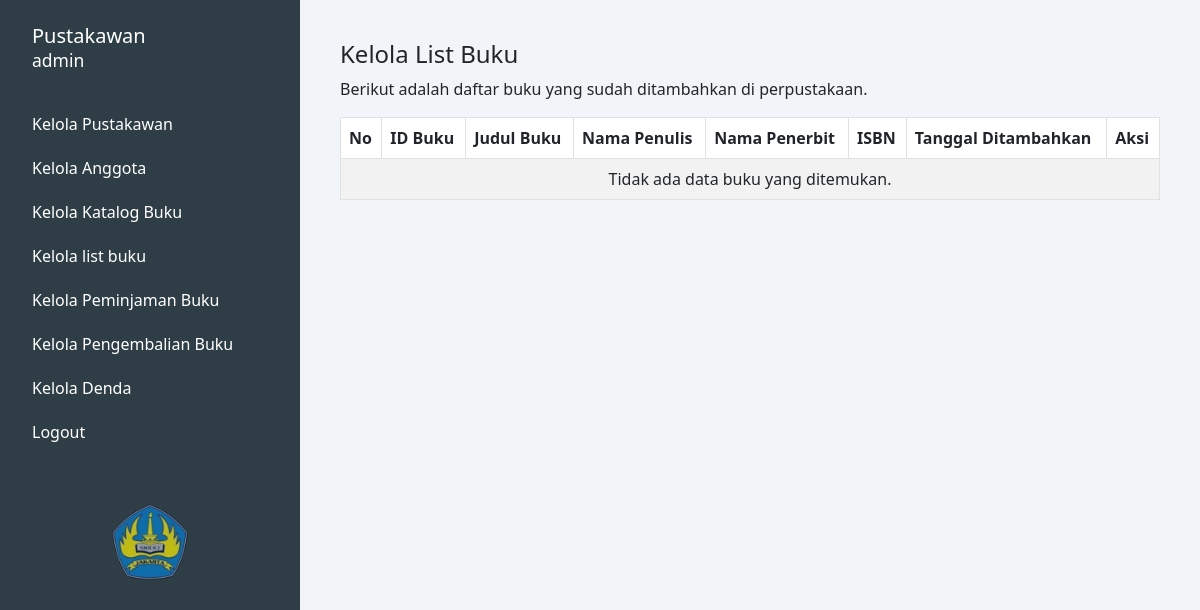
The page /kelola_list_buku.php on the database as committed earlier.
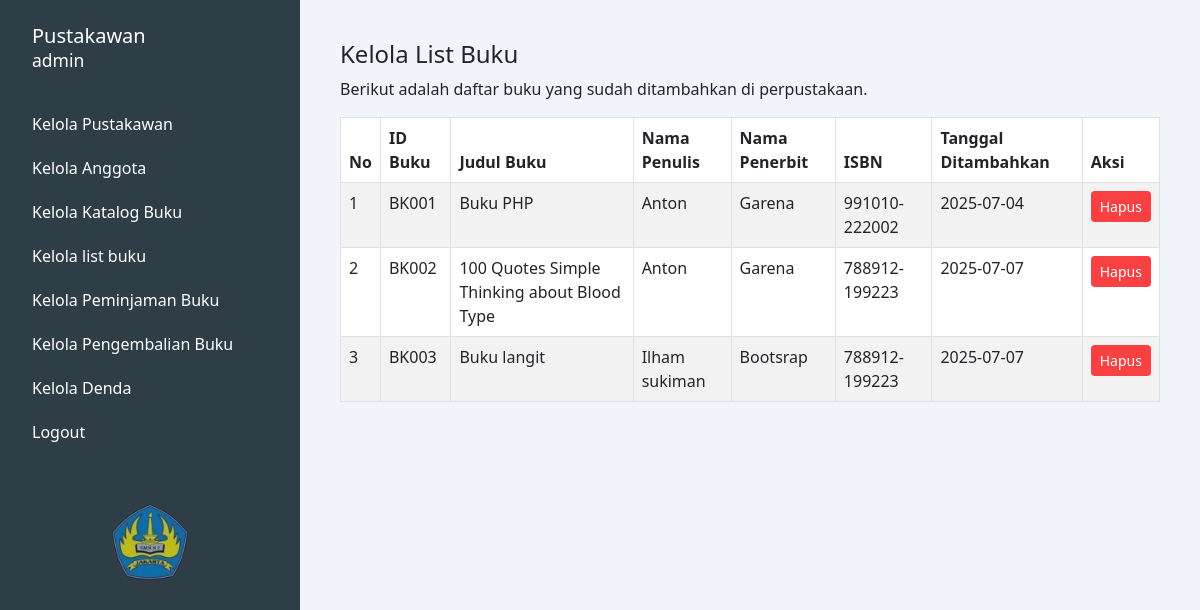
The same page on the database as committed later.
### tables this page shows
CREATE TABLE `data_list_buku` (
  `id_buku` varchar(50) DEFAULT NULL,
  `isbn` varchar(13) NOT NULL,
  `judul_buku` varchar(255) NOT NULL,
  `nama_penulis` varchar(255) NOT NULL,
  `nama_penerbit` varchar(255) NOT NULL,
  `tanggal_ditambahkan` date NOT NULL
);

### kelola_list_buku.php (the view, shortened to what this page needs)
<?php
$koneksi = mysqli_connect("localhost", "root", "", "perpustakaan");
$query_select_buku = "SELECT id_buku, judul_buku, nama_penulis, nama_penerbit, isbn, tanggal_ditambahkan FROM data_list_buku";
$result_buku = mysqli_query($koneksi, $query_select_buku);
?>
<!DOCTYPE html>
<html lang="en">
<head>
    <link href="https://cdn.jsdelivr.net/npm/bootstrap@5.3.0/dist/css/bootstrap.min.css" rel="stylesheet" />
</head>
<body>
    <div class="container-fluid">
        <div class="row">
            <nav class="col-md-3 d-none d-md-block sidebar min-vh-100 position-relative">
                <h5 class="pt-4">Pustakawan<br /><small>admin</small></h5>
                <a href="kelola_pustakawan.php">Kelola Pustakawan</a>
                <a href="kelola_anggota.php">Kelola Anggota</a>
                <a href="kelola_katalog.php">Kelola Katalog Buku</a>
                <a href="kelola_list_buku.php">Kelola list buku</a>
                <a href="kelola_peminjaman.php">Kelola Peminjaman Buku</a>
                <a href="kelola_pengembalian.php">Kelola Pengembalian Buku</a>
                <a href="denda_kelola.php">Kelola Denda</a>
                <a href="logout.php">Logout</a>
                <div class="image-box text-center mt-5">
                    <img src="assets/logo_sekolah.png" alt="icon" />
                </div>
            </nav>
            <main class="col-md-9 col-12 main-content">
                <h4>Kelola List Buku</h4>
                <p>Berikut adalah daftar buku yang sudah ditambahkan di perpustakaan.</p>
                <div class="table-responsive">
                    <table class="table table-bordered table-striped" id="bookTable">
                        <thead>
                            <tr>
                                <th>No</th>
                                <th>ID Buku</th>
                                <th>Judul Buku</th>
                                <th>Nama Penulis</th>
                                <th>Nama Penerbit</th>
                                <th>ISBN</th>
                                <th>Tanggal Ditambahkan</th>
                                <th>Aksi</th> </tr>
                        </thead>
                        <tbody>
                            <?php
                            $no = 1;
                            if (mysqli_num_rows($result_buku) > 0) {
                                while ($row = mysqli_fetch_assoc($result_buku)) {
                                    echo "<tr>";
                                    echo "<td>" . $no++ . "</td>";
                                    echo "<td>" . htmlspecialchars($row['id_buku']) . "</td>";
                                    echo "<td>" . htmlspecialchars($row['judul_buku']) . "</td>";
                                    echo "<td>" . htmlspecialchars($row['nama_penulis']) . "</td>";
                                    echo "<td>" . htmlspecialchars($row['nama_penerbit']) . "</td>";
                                    echo "<td>" . htmlspecialchars($row['isbn']) . "</td>";
                                    echo "<td>" . htmlspecialchars($row['tanggal_ditambahkan']) . "</td>";
                                    echo '<td>
                                            <button class="btn btn-sm btn-delete" data-bs-toggle="modal" data-bs-target="#hapusBukuModal" data-id="' . htmlspecialchars($row['id_buku']) . '">Hapus</button>
                                          </td>';
                                    echo "</tr>";
                                }
                            } else {
                                echo "<tr><td colspan='8' class='text-center'>Tidak ada data buku yang ditemukan.</td></tr>";
                            }
                            ?>
                        </tbody>
                    </table>
                </div>
            </main>
        </div>
    </div>
</body>
</html>

Rows that differ between the two databases and show on the page:
added data_list_buku: id_buku "BK001", judul_buku "Buku PHP", nama_penulis "Anton", nama_penerbit "Garena", isbn "991010-222002", tanggal_ditambahkan "2025-07-04"
added data_list_buku: id_buku "BK002", judul_buku "100 Quotes Simple Thinking about Blood Type", nama_penulis "Anton", nama_penerbit "Garena", isbn "788912-199223", tanggal_ditambahkan "2025-07-07"
added data_list_buku: id_buku "BK003", judul_buku "Buku langit", nama_penulis "Ilham sukiman", nama_penerbit "Bootsrap", isbn "788912-199223", tanggal_ditambahkan "2025-07-07"
Other text that changed with them:
text no longer shown: "Tidak ada data buku yang ditemukan."
